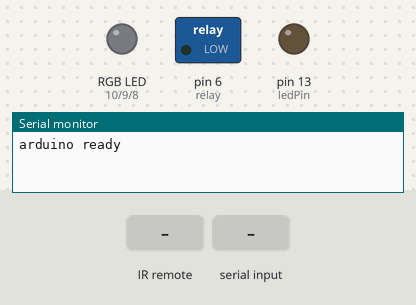
This sketch was run on a simulated Arduino Uno, built with avr-gcc and run on an emulated ATmega328P. Parts: switched loads named in the sketch (green lamp = pin HIGH), an RGB LED mixed from three pins (HIGH = lit), output pins drawn as LEDs (lit = HIGH), the last lines printed to the serial monitor. The inputs (shaded band) are chosen by the test bench.

Above: at 1.2 s.
1.3 s: infrared code 0x18B07C3E received
At 1.8 s:
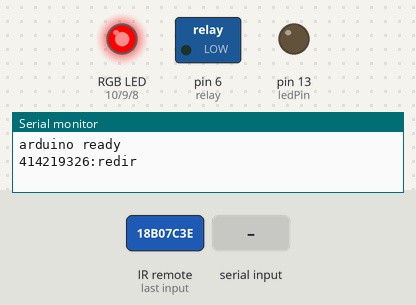
2.8 s: infrared code 0x738F2F1A received
At 4.0 s:
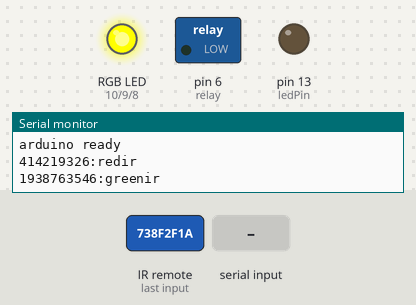
4.3 s: "orange\n" received over Serial
At 5.5 s:
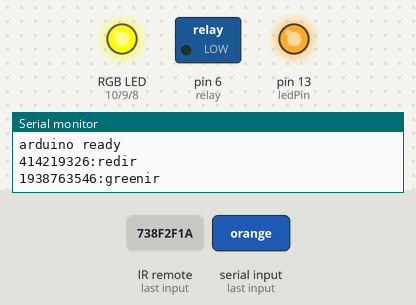
5.8 s: infrared code 0xAC77E57C received
At 6.4 s:
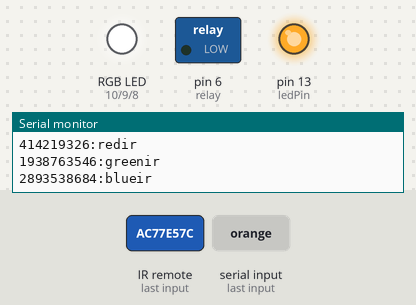
7.3 s: infrared code 0x24CA54E0 received
At 7.6 s:
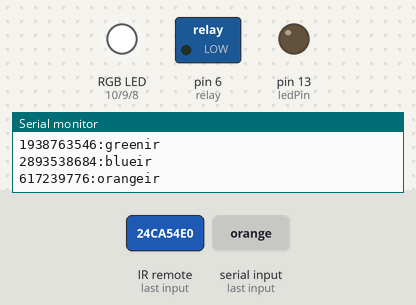
8.8 s: "red\n" received over Serial
At 10.0 s:
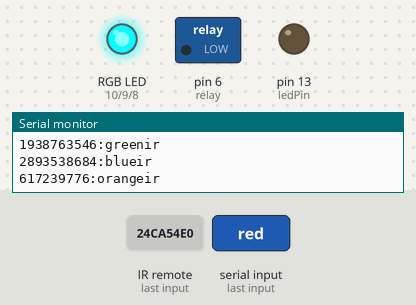
Timing chart, 0 to 11.3 s (numbered marks = the images above; inputs shaded):
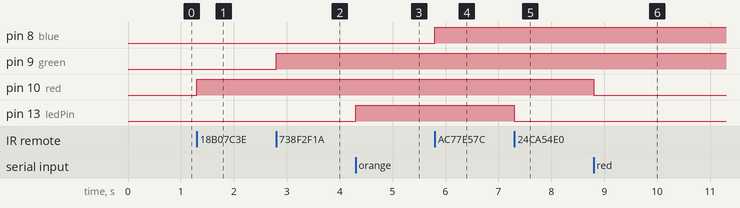

Measured:
- after the input at 1.3 s, pin 10 (red): LOW → HIGH at once
- after the input at 2.8 s, pin 9 (green): LOW → HIGH at once
- after the input at 4.3 s, pin 13 (ledPin): LOW → HIGH at once
- after the input at 5.8 s, pin 8 (blue): LOW → HIGH at once
- after the input at 7.3 s, pin 13 (ledPin): HIGH → LOW at once
- after the input at 8.8 s, pin 10 (red): HIGH → LOW at once

The sketch:

lightbulb.ino
```cpp
/*
tsop4838 ir sensor

pioneer car stereo remote model cxc3173
and cxc1265

volume down    3747631068
volume up 552493270
B    1476375678
ATT  3026238454
up   1938763546
left 414219326
right     2893538684
down 617239776
F    2452411324
A    2813070852
cd   1429926878
pause     2727811706
stereo    48774522


*/

/*
 * wiring:
 * ir receiver, put the round thing towards you, the pins are:
 * signal, ground, 3.3Volts   NOT 5v power!!!!!
 *
 * signal -  pin 7
 * ground - ground pin
 * 3.3volts - into 3.3 volts power
 *
 * the 3 led module
 * it's labeled RGB on the back, the R and B are reversed
 * R - blue light, pin 8
 * G - green light, pin 9
 * B - red light, pin 10
 *
 *
 * The relay
 * COM - incoming outside power source
 * NO - outgoing outside power source
 *
 */

#include <IRremote.h>

String inputString;
boolean stringComplete;

const int red = 10;
const int green = 9;
const int blue = 8;

const int relay = 6;

const int irReceiverPin = 7;
const int ledPin = 13;

IRrecv irrecv(irReceiverPin); //create an IRrecv object
decode_results decodedSignal; //stores results from IR sensor
unsigned long last = millis(); //remember when we last received an IRmessage

String sendme;

void setup()
{
     Serial.begin(9600);
     inputString = "";
     sendme = "";
     stringComplete = false;

     //turn off all the lights
     pinMode(ledPin,OUTPUT);
     pinMode(red,OUTPUT);
     pinMode(green,OUTPUT);
     pinMode(blue,OUTPUT);
     digitalWrite(ledPin,LOW);
     digitalWrite(red,LOW);
     digitalWrite(green,LOW);
     digitalWrite(blue,LOW);

     //set up the relay pin
     pinMode(relay,OUTPUT);
     digitalWrite(relay,LOW);

     irrecv.enableIRIn(); // Start the receiver object

     Serial.println("arduino ready");
}

void loop()
{
     if (irrecv.decode(&decodedSignal) == true) //this is true if a message has been received
     {
          //if (millis() - last > 250)
          if (millis() - last > 250)
          { //has it been 1 sec since last message
               sendme += ((String)decodedSignal.value) + ":";
               remoteHandler(decodedSignal.value);
               //lightState = !lightState; //toggle the LED
               //digitalWrite(ledPin, lightState);
          }
          last = millis();
          irrecv.resume(); // watch out for another message
     }

     if(stringComplete)
     {
          if(inputString == "orange")
          {
               digitalWrite(ledPin,!digitalRead(ledPin));
               //Serial.println(inputString);
          }
          else if(inputString == "red")
          {
               digitalWrite(red,!digitalRead(red));
               //Serial.println(inputString);
          }
          else if (inputString == "green")
          {
               digitalWrite(green,!digitalRead(green));
               //Serial.println(inputString);
          }
          else if (inputString == "blue")
          {
               digitalWrite(blue,!digitalRead(blue));
               //Serial.println(inputString);
          }
          else if (inputString == "light")
          {
               digitalWrite(relay,!digitalRead(relay));
          }
          else //if(inputString == "send")
          {
               Serial.println("you said \"" + inputString+ "\"");
          }

          inputString = "";
          stringComplete = false;
     }
}

void remoteHandler(unsigned long value)
{
     switch(value)
     {
          //cd   1429926878
          //turn on/off red
          case 414219326:
               digitalWrite(red,!digitalRead(red));
               //Serial.println("redir");
               sendme += "redir";
          break;
          //turn on/off green
          case 1938763546:
               digitalWrite(green,!digitalRead(green));
               //Serial.println("greenir");
               sendme += "greenir";
          break;
          //turn on/off blue
          case 2893538684:
               digitalWrite(blue,!digitalRead(blue));
               //Serial.println("blueir");
               sendme += "blueir";
          break;
          case 617239776:
               digitalWrite(ledPin,!digitalRead(ledPin));
               //Serial.println("orangeir");
               sendme += "orangeir";
          break;
          case 1476375678:
               digitalWrite(relay,!digitalRead(relay));
               sendme += "relay";
          break;
          default:
               sendme += "not defined";
          break;
     }
     Serial.println(sendme);
     sendme = "";
}//end doSomething

void serialEvent()
{
     while(Serial.available())
     {
          char inChar = (char)Serial.read();
          if(inChar == '\n')
               stringComplete = true;
          else
               inputString += inChar;
     }
}
```
